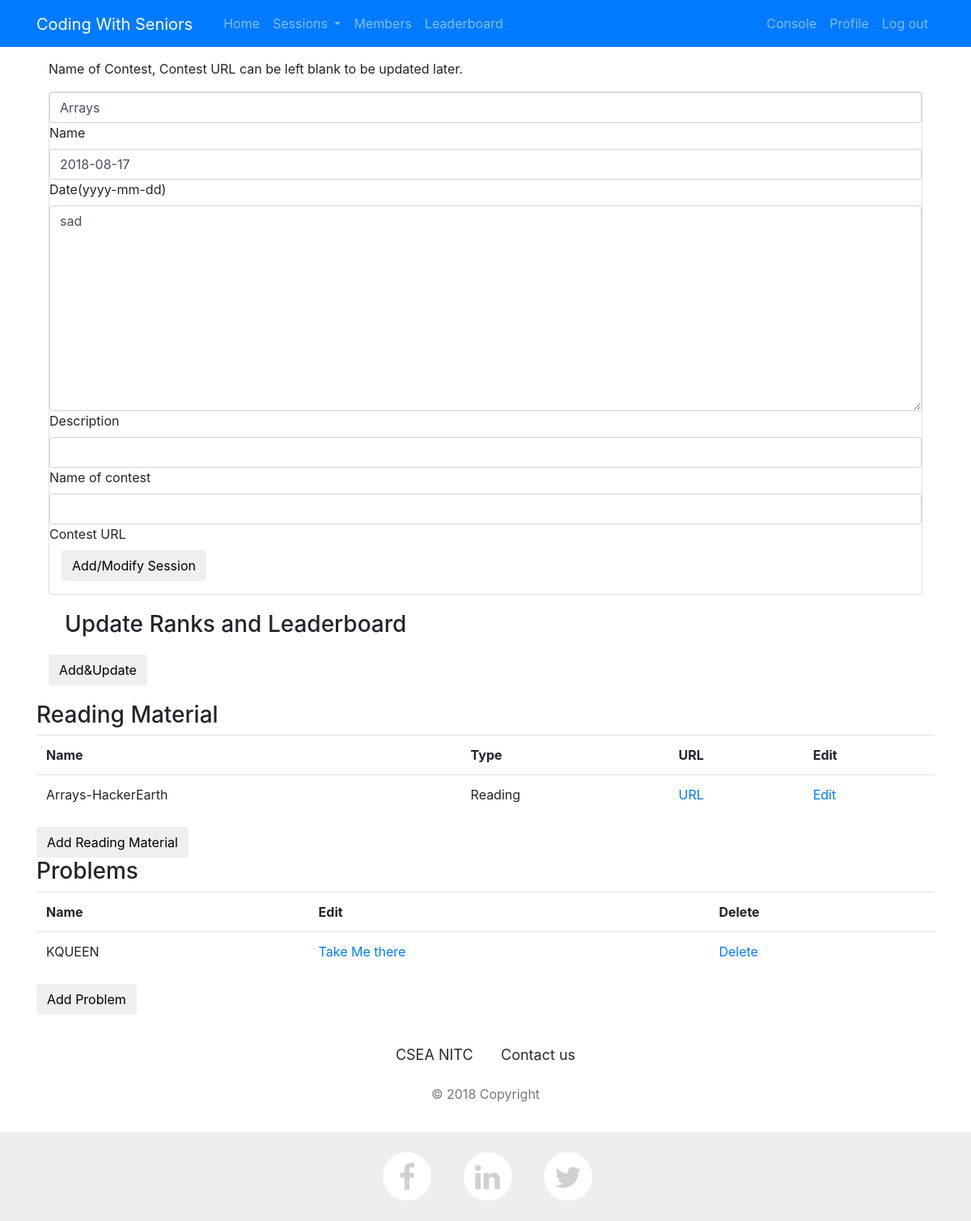
Screenshot of /console/edit/session/Arrays (signed in) with the database file from the repository.
### events/models.py (models this page shows, shortened)
class Session(models.Model):
    event=models.ForeignKey(Event,on_delete=models.CASCADE)
    name=models.CharField(max_length=255, blank=False, null=True,unique=True)
    date=date=models.DateField(blank=False, null=True)
    description = models.TextField(blank=False, null=True)
    test_name=models.CharField(max_length=255,blank=True, null=True)
    test_url=models.URLField(blank=True, null=True)
    top_coder=models.CharField(max_length=255, blank=True, null=True)
    top_contributor=models.CharField(max_length=255, blank=True, null=True)
    top_improver=models.CharField(max_length=255, blank=True, null=True)
    rating_updated=models.BooleanField(default=False)

class ReadingMaterial(models.Model):
    name=models.CharField(max_length=255, blank=False, null=True,unique=True)
    session=models.ForeignKey(Session, on_delete=models.CASCADE,default=None)
    type=models.CharField(max_length=255, blank=False, null=True)
    url=models.URLField(blank=True, null=True)

class Problem(models.Model):
    name=models.CharField(max_length=255, blank=False, null=True,unique=True)
    url_problem=models.URLField(blank=False, null=True)
    solution=models.CharField(max_length=255, blank=True, null=True)
    url_solution=models.URLField(blank=True, null=True)
    session=models.ForeignKey(Session,on_delete=models.CASCADE)
    tags=models.ManyToManyField(Tags,blank=True)

### console/views.py (the view)
# urls.py: path('edit/session/<str:session_name>',views.edit_session,name="edit_session"),
@staff_member_required
@sensitive_post_parameters()
@csrf_protect
@require_http_methods(["GET", "POST"])
def edit_session(request: HttpRequest,session_name:str):
    try:
        add=False
        session = Session.objects.get(name=session_name)
        problems=Problem.objects.filter(session=session)
        readingmaterial=ReadingMaterial.objects.filter(session=session)
        if request.method == "POST":
            session_form=AddSessionForm(request.POST, instance=session)
            response = add_session(request, session_form,False,session.event)
            if response is not None:
                return response
        else:
            session_form = AddSessionForm(instance=session)
    except:
        messages.add_message(request, messages.ERROR, 'Error Contact Admin')
    return render(request,'console/add_session.html',locals())

### console/forms.py
class AddSessionForm(forms.ModelForm):
    class Meta:
        model = Session
        fields = ['name', 'date','description','test_name','test_url']
    def __init__(self, *args, **kwargs):
        super(AddSessionForm, self).__init__(*args, **kwargs)
        self.fields['name'].label = "Name"
        self.fields['name'].widget.attrs.update({
            'class': 'form-control validate',
        })
        self.fields['date'].label = 'Date(yyyy-mm-dd)'
        self.fields['date'].widget.attrs.update({
            'class': 'form-control validate date-input',
        })
        self.fields['description'].label = 'Description'
        self.fields['description'].widget.attrs.update({
            'class': 'form-control validate',
        })
        self.fields['test_name'].label = 'Name of contest'
        self.fields['test_name'].widget.attrs.update({
            'class': 'form-control validate',
        })
        self.fields['test_url'].label = 'Contest URL'
        self.fields['test_url'].widget.attrs.update({
            'class': 'form-control validate',
        })

### console/templates/console/add_session.html (shortened to what this page needs)
{% extends "layout.html" %}
{% load staticfiles %}
{% block body %}
        <div class="container">
        <div class="row">
        <div class="col">
            <p>Name of Contest, Contest URL can be left blank to be updated later.</p>
            <div class="card card-block">
                <form method="post" action="" id="form-login2">
                    <fieldset>
                        {% for fieldz in session_form %}
                            <div class="md-form {% if fieldz.errors %}has-error{% endif %}">
                                {{ fieldz }}
                                <label for="id_{{ fieldz.name }}">{{ fieldz.label }}</label>
                            </div>
                        {% endfor %}
                        <div class="form-group">
                            <div class="col-md-10 col-md-offset-2">
                                <button class="btn btn-default" type="submit" name="add_session">Add/Modify Session</button>
                            </div>
                        </div>
                    </fieldset>
                </form>
            </div>
        </div>
    </div>
        <div class="row">
        <div class="col">
            {% if not add %}
                <h3 style="margin: 20px">Update Ranks and Leaderboard</h3>
                <a href="/console/update_leaderboard/{{ session.name }}"><button class="btn btn-default" style="margin-bottom: 20px">Add&Update</button></a>
            {%  endif %}
        </div>
        </div>
    </div>
    <div class="row">
        <div class="col">
            {% if not add %}
                <h3>Reading Material</h3>
                <table class="table table-hover test">
                    <tr>
                        <th>Name</th>
                        <th>Type</th>
                        <th>URL</th>
                        <th>Edit</th>
                    </tr>
                    {% for item in readingmaterial  %}
                    <tr>
                        <td>{{ item.name }}</td>
                        <td>{{ item.type }}</td>
                        <td><a href="{{item.url }}">URL</a></td>
                        <td><a href="/console/edit/readingmaterial/{{item.name }}">Edit</a></td>
                    </tr>
                    {% endfor %}
                 </table>
            {%  endif %}
        </div>
        </div>
    <div class="row">
        <div class="col">
            {% if not add %}
                <a href="/console/add/readingmaterial/{{ session.name }}"><button class="btn btn-default">Add Reading Material</button></a>
            {%  endif %}
    </div>
    </div>
    <div class="row">
    <div class="col">
        {% if not add %}
            <h3>Problems</h3>
            <table class="table table-hover test">
                <tr>
                    <th>Name</th>
                    <th>Edit</th>
                    <th>Delete</th>
                </tr>
                {% for item in problems  %}
                <tr>
                    <td>{{ item.name }}</td>
                    <td><a href="/console/edit/problem/{{item.name }}">Take Me there</a></td>
                    <td><a href="/console/do_not_use/problem/{{item.name }}" onclick="return confirm('Are you sure?')">Delete</a></td>
                </tr>
                {% endfor %}
             </table>
        {%  endif %}
    </div>
    </div>
<div class="row">
    <div class="col">
        {% if not add %}
            <a href="/console/add/problem/{{ session.name }}"><button class="btn btn-default">Add Problem</button></a>
        {%  endif %}
    </div>
    </div>
{% endblock %}

### static/cws_site/css/style.css (style rules this page uses)
html { height: 100%; }
body { display: flex; display: -webkit-flex; flex-direction: column; -webkit-flex-direction: column; height: 100%; }

### rows the page displays
Session: session_form "Arrays" "2018-08-17" "sad"
ReadingMaterial: name "Arrays-HackerEarth", type "Reading"
Problem: name "KQUEEN"

### other values shown
{{ fieldz.label }} "Name" "Date(yyyy-mm-dd)" "Description" "Name of contest" "Contest URL"
